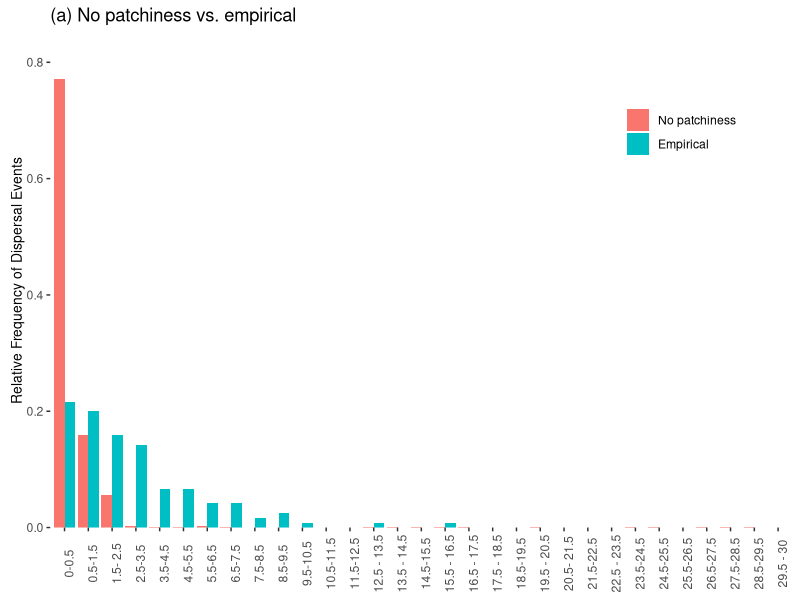
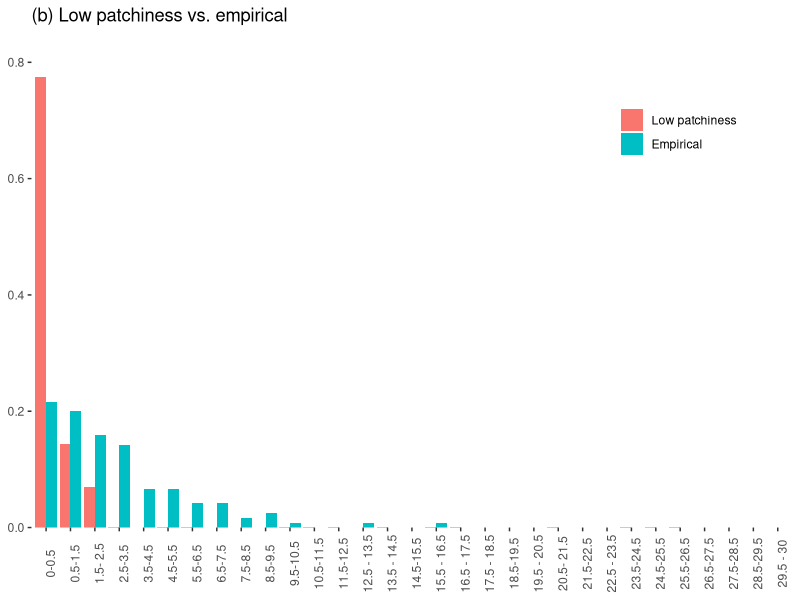
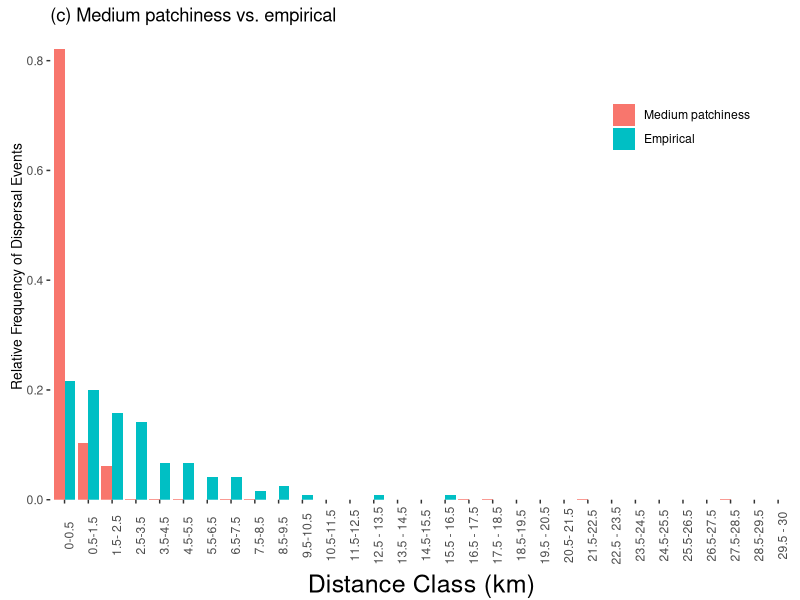
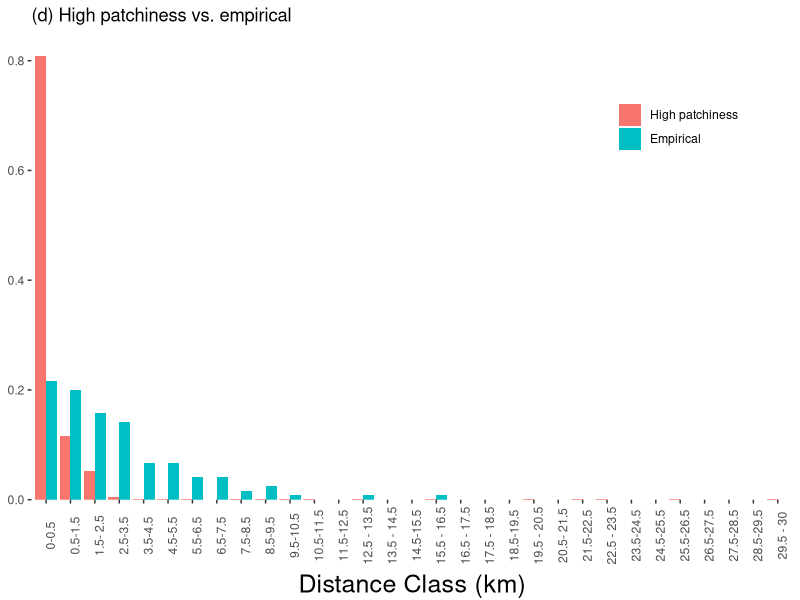
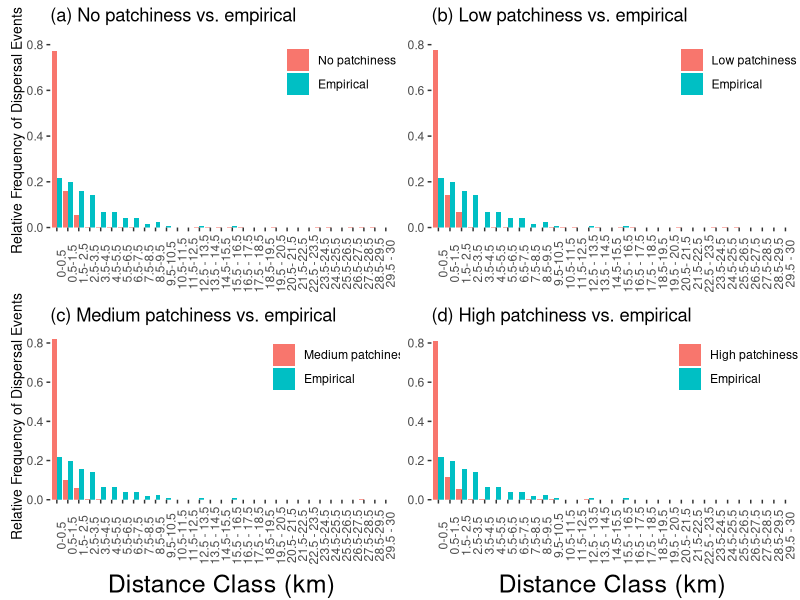
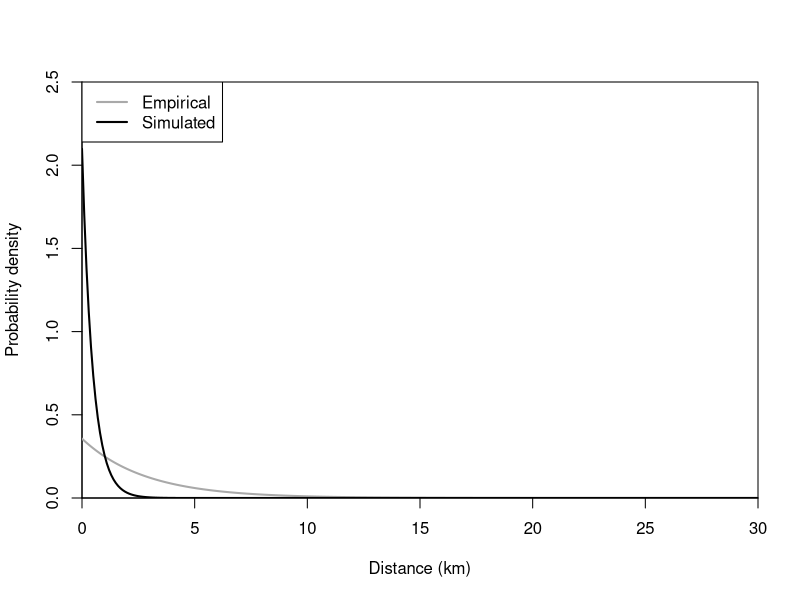
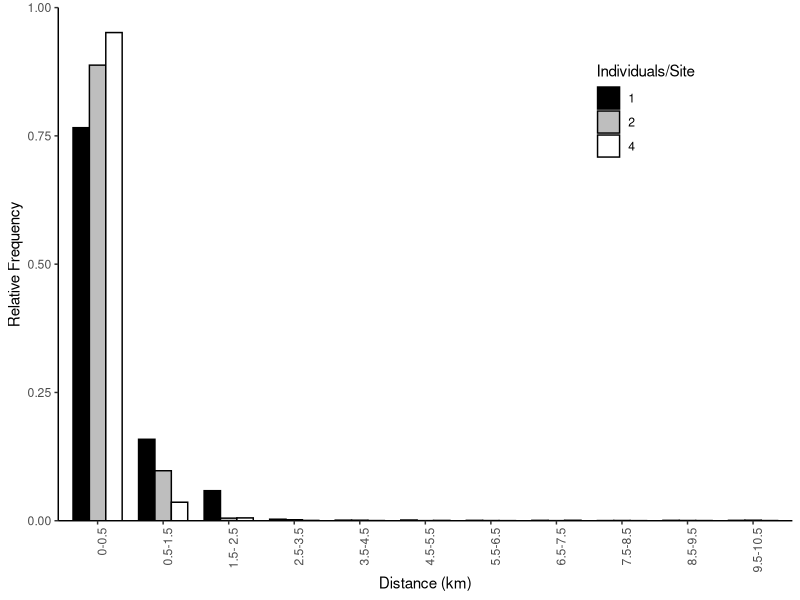

Here is the R script that generated these plots, in order:
#############################################
#                                           #
#           Shaw, D'Aloia, Buston           #
#          Comparison of simulated          #
#              & empirical data             #
#                                           #
#############################################


##Shaw et al. 201X - The evolution of marine larval dispersal kernels in spatially structured habitats:
#                    analytical models, individual-based simulations, and comparisons with empirical estimates
#                    The American Naturalist.

# R code for comparison of simulated data to empirical data (D'Aloia et al. 2015, PNAS)
# https://doi.org/10.1073/pnas.1513754112

#########################################################
#0 Setup
#########################################################

# Set your working directory
# Load these packages

require(reshape2)
require(ggplot2)
require(gridExtra)
require(fitdistrplus)

#########################################################
#1 Generate appdendix Figure E.3
#########################################################

# Here, we will compare the empirical data to simulated data under different levels of 
# breeding resource heterogeneity (none, low, medium, high). For simulated data, we use
# post-survival, precompetition frequencies to most closely match empirical data.

dispersal.freq <-read.csv("dispersal_frequencies.csv", header=TRUE)

# E.3A: Empirical and no patchiness

E3A.data <- dispersal.freq[dispersal.freq$category %in% c("simulated_none", "empirical"),]
  
E3A.data$distance <- factor(E3A.data$distance, levels=c("0-0.5", "0.5-1.5","1.5- 2.5", "2.5-3.5", "3.5-4.5", "4.5-5.5",
                                              "5.5-6.5", "6.5-7.5", "7.5-8.5", "8.5-9.5", "9.5-10.5",
                                              "10.5-11.5", "11.5-12.5", "12.5 - 13.5", "13.5 - 14.5",
                                              "14.5-15.5", "15.5 - 16.5", "16.5 - 17.5", "17.5 - 18.5",
                                              "18.5-19.5", "19.5 - 20.5", "20.5- 21.5", "21.5-22.5",
                                              "22.5 - 23.5", "23.5-24.5", "24.5-25.5", "25.5-26.5",
                                              "26.5-27.5", "27.5-28.5", "28.5-29.5", "29.5 - 30"))

E3A.data$category <- factor(E3A.data$category, levels=c("simulated_none", "empirical"))

E.3A <- ggplot(E3A.data, aes(x = distance,y = rel_freq)) + 
  geom_bar(aes(fill = category), stat="identity", position = "dodge") +
  scale_y_continuous(limits=c(0,0.85),expand = c(0,0))+
  scale_fill_discrete(name=NULL, breaks=c("simulated_none", "empirical"),
                    labels=c("No patchiness", "Empirical")) +
  theme(axis.title.x = element_text(size=18, vjust=0),
        axis.title.y = element_text(size=10, vjust=0.2), axis.text.x = element_text(angle=90),
        panel.grid.minor=element_blank(),
        panel.grid.major = element_blank(),
        panel.background = element_rect(fill = "white"),
        legend.position = c(0.85, 0.8)) +
  labs(title = "(a) No patchiness vs. empirical", y="Relative Frequency of Dispersal Events", x=NULL)
E.3A

# E.3B: Empirical and low patchiness

E3B.data <- dispersal.freq[dispersal.freq$category %in% c("simulated_low", "empirical"),]

E3B.data$distance <- factor(E3B.data$distance, levels=c("0-0.5", "0.5-1.5","1.5- 2.5", "2.5-3.5", "3.5-4.5", "4.5-5.5",
                                              "5.5-6.5", "6.5-7.5", "7.5-8.5", "8.5-9.5", "9.5-10.5",
                                              "10.5-11.5", "11.5-12.5", "12.5 - 13.5", "13.5 - 14.5",
                                              "14.5-15.5", "15.5 - 16.5", "16.5 - 17.5", "17.5 - 18.5",
                                              "18.5-19.5", "19.5 - 20.5", "20.5- 21.5", "21.5-22.5",
                                              "22.5 - 23.5", "23.5-24.5", "24.5-25.5", "25.5-26.5",
                                              "26.5-27.5", "27.5-28.5", "28.5-29.5", "29.5 - 30"))

E3B.data$category <- factor(E3B.data$category, levels=c("simulated_low", "empirical"))

E.3B <- ggplot(E3B.data, aes(x = distance, y = rel_freq)) + 
  geom_bar(aes(fill = category), stat="identity", position = "dodge") +
  scale_y_continuous(limits=c(0,0.85),expand = c(0,0))+
  scale_fill_discrete(name=NULL, breaks=c("simulated_low", "empirical"),
                      labels=c("Low patchiness", "Empirical")) +
  theme(axis.title.x = element_text(size=18, vjust=0),
        axis.title.y = element_text(size=15, vjust=0.2), axis.text.x = element_text(angle=90),
        panel.grid.minor=element_blank(),
        panel.grid.major = element_blank(),
        panel.background = element_rect(fill = "white"),
        legend.position = c(0.85, 0.8)) +
  labs(title = "(b) Low patchiness vs. empirical", y=NULL, x=NULL)
E.3B 

# E.3C: Empirical and medium patchiness

E3C.data <- dispersal.freq[dispersal.freq$category %in% c("simulated_med", "empirical"),]

E3C.data$distance <- factor(E3C.data$distance, levels=c("0-0.5", "0.5-1.5","1.5- 2.5", "2.5-3.5", "3.5-4.5", "4.5-5.5",
                                              "5.5-6.5", "6.5-7.5", "7.5-8.5", "8.5-9.5", "9.5-10.5",
                                              "10.5-11.5", "11.5-12.5", "12.5 - 13.5", "13.5 - 14.5",
                                              "14.5-15.5", "15.5 - 16.5", "16.5 - 17.5", "17.5 - 18.5",
                                              "18.5-19.5", "19.5 - 20.5", "20.5- 21.5", "21.5-22.5",
                                              "22.5 - 23.5", "23.5-24.5", "24.5-25.5", "25.5-26.5",
                                              "26.5-27.5", "27.5-28.5", "28.5-29.5", "29.5 - 30"))

E3C.data$category <- factor(E3C.data$category, levels=c("simulated_med", "empirical"))

E.3C <- ggplot(E3C.data, aes(x = distance, y = rel_freq)) + 
  geom_bar(aes(fill = category), stat="identity", position = "dodge") +
  scale_y_continuous(limits=c(0,0.85),expand = c(0,0))+
  scale_fill_discrete(name=NULL, breaks=c("simulated_med", "empirical"),
                      labels=c("Medium patchiness", "Empirical")) +
  theme(axis.title.x = element_text(size=18, vjust=0),
        axis.title.y = element_text(size=10, vjust=0.2), axis.text.x = element_text(angle=90),
        panel.grid.minor=element_blank(),
        panel.grid.major = element_blank(),
        panel.background = element_rect(fill = "white"),
        legend.position = c(0.85, 0.8)) +
  labs(title = "(c) Medium patchiness vs. empirical", y="Relative Frequency of Dispersal Events", x="Distance Class (km)")
E.3C

# E.3D: Empirical and high patchiness

E3D.data <- dispersal.freq[dispersal.freq$category %in% c("simulated_high", "empirical"),]

E3D.data$distance <- factor(E3D.data$distance, levels=c("0-0.5", "0.5-1.5","1.5- 2.5", "2.5-3.5", "3.5-4.5", "4.5-5.5",
                                              "5.5-6.5", "6.5-7.5", "7.5-8.5", "8.5-9.5", "9.5-10.5",
                                              "10.5-11.5", "11.5-12.5", "12.5 - 13.5", "13.5 - 14.5",
                                              "14.5-15.5", "15.5 - 16.5", "16.5 - 17.5", "17.5 - 18.5",
                                              "18.5-19.5", "19.5 - 20.5", "20.5- 21.5", "21.5-22.5",
                                              "22.5 - 23.5", "23.5-24.5", "24.5-25.5", "25.5-26.5",
                                              "26.5-27.5", "27.5-28.5", "28.5-29.5", "29.5 - 30"))

E3D.data$category <- factor(E3D.data$category, levels=c("simulated_high", "empirical"))

E.3D <- ggplot(E3D.data, aes(x = distance,y = rel_freq)) + 
  geom_bar(aes(fill = category), stat="identity", position = "dodge") +
  scale_y_continuous(limits=c(0,0.85),expand = c(0,0))+
  scale_fill_discrete(name=NULL, breaks=c("simulated_high", "empirical"),
                      labels=c("High patchiness", "Empirical")) +
  theme(axis.title.x = element_text(size=18, vjust=0),
        axis.title.y = element_text(size=18, vjust=0.2), axis.text.x = element_text(angle=90),
        panel.grid.minor=element_blank(),
        panel.grid.major = element_blank(),
        panel.background = element_rect(fill = "white"),
        legend.position = c(0.85, 0.8)) +
  labs(title = "(d) High patchiness vs. empirical", y=NULL, x="Distance Class (km)")
E.3D


grid.arrange(E.3A, E.3B, E.3C, E.3D, ncol = 2, nrow = 2)

###############################################
#2 Fit kernels to simulated and empirical data
##############################################

#Use high-patchy scenario as an example, read in simulated dispersal distances
distances <- read.csv("distances.csv", header=TRUE)
ds1 <- distances$dist_hi
ds1 <- ds1[!is.na(ds1)]

#Fit exponential distribution to simulated data
exp <- fitdist(ds1, "exp", method = "mle")
summary(exp) #rate  2.09793; se = 0.04018904

#Empirical distances
emp.dist <- distances$dist_empirical
emp.dist <- emp.dist[!is.na(emp.dist)]

# Calulate quantiles for simulated pre-survival and empirical data
simulated.quant <- quantile(ds1, c(0.5, 0.95, 0.99))
empirical.quant <- quantile(emp.dist, c(0.5, 0.95, 0.99))

###############################################
#3 Plot Figure 5
##############################################

# Fig. 5 Main plot: Empirical and simulated dispersal kernels
plot(1,xlim=c(0,30),ylim=c(0,2.5),xlab="Distance (km)",ylab="Probability density",col="white", xaxs="i", yaxs="i")
  x<-seq(0,30,0.1)
  lines(x, dexp(x,0.3566428 ), lwd=2, col="darkgray")
  lines(x, dexp(x, 2.09793), lwd=2, col="black")
  legend("topleft", c("Empirical","Simulated"), lty=c(1,1), lwd=c(2,2),col=c("darkgray","black"))

  
#Fig. 5b Inset plot: effect of carrying capacity per site on evolved dispersal pattern

inset.data <- dispersal.freq[dispersal.freq$category %in% c("capacity_1", "capacity_2", "capacity_4"),]

#Truncate to 10 km for better visibility
inset.truncate <- inset.data[! inset.data$distance %in% c("10.5-11.5", "11.5-12.5", "12.5 - 13.5","13.5 - 14.5",
                                                            "14.5-15.5","15.5 - 16.5", "16.5 - 17.5", "17.5 - 18.5", "18.5-19.5",
                                                            "19.5 - 20.5", "20.5- 21.5", "21.5-22.5", "22.5 - 23.5", "23.5-24.5",
                                                            "24.5-25.5", "25.5-26.5","26.5-27.5","27.5-28.5","28.5-29.5","29.5 - 30"), ]

fig_5_inset <- ggplot(inset.truncate, aes(x = distance, y = rel_freq, fill = category)) + 
  geom_bar(colour="black", stat="identity",  width=.75, position = "dodge") +
  scale_fill_manual(values=c("black", "gray", "white"), labels = c("1", "2", "4"))+
  scale_y_continuous(limits = c(0,1), expand = c(0, 0)) +
  theme(axis.text.x = element_text(angle = 90, hjust = 1),
        panel.grid.major = element_blank(), panel.grid.minor = element_blank(),
        panel.background = element_blank(), axis.line = element_line(colour = "black"),
        legend.position = c(0.8, 0.8)) +
  xlab("Distance (km)") + ylab("Relative Frequency") + labs(fill = "Individuals/Site")
fig_5_inset
